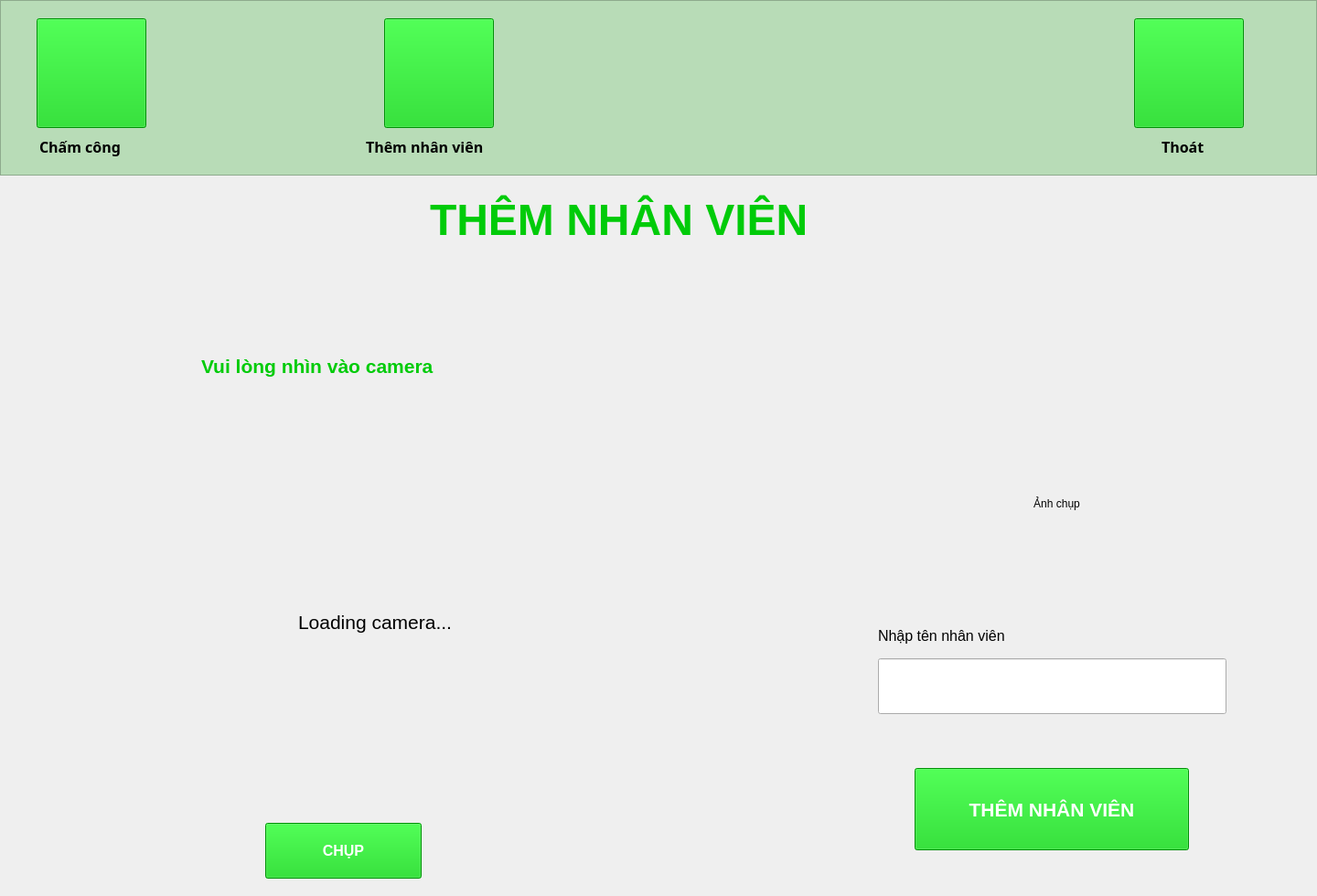
<?xml version="1.0" encoding="UTF-8"?>
<ui version="4.0">
 <class>AddPeople</class>
 <widget class="QMainWindow" name="AddPeople">
  <property name="geometry">
   <rect>
    <x>0</x>
    <y>0</y>
    <width>1440</width>
    <height>980</height>
   </rect>
  </property>
  <property name="windowTitle">
   <string>MainWindow</string>
  </property>
  <widget class="QWidget" name="centralwidget">
   <widget class="QFrame" name="frame">
    <property name="geometry">
     <rect>
      <x>0</x>
      <y>0</y>
      <width>1440</width>
      <height>192</height>
     </rect>
    </property>
    <property name="styleSheet">
     <string notr="true">background-color:rgb(184, 220, 183)</string>
    </property>
    <property name="frameShape">
     <enum>QFrame::StyledPanel</enum>
    </property>
    <property name="frameShadow">
     <enum>QFrame::Raised</enum>
    </property>
    <widget class="QToolButton" name="switchCheck">
     <property name="geometry">
      <rect>
       <x>40</x>
       <y>20</y>
       <width>120</width>
       <height>120</height>
      </rect>
     </property>
     <property name="cursor">
      <cursorShape>PointingHandCursor</cursorShape>
     </property>
     <property name="styleSheet">
      <string notr="true">background-color:rgb(0, 203, 9)</string>
     </property>
     <property name="text">
      <string/>
     </property>
     <property name="icon">
      <iconset>
       <normaloff>img/verified-user.png</normaloff>img/verified-user.png</iconset>
     </property>
     <property name="iconSize">
      <size>
       <width>80</width>
       <height>80</height>
      </size>
     </property>
    </widget>
    <widget class="QToolButton" name="toolButton_2">
     <property name="geometry">
      <rect>
       <x>420</x>
       <y>20</y>
       <width>120</width>
       <height>120</height>
      </rect>
     </property>
     <property name="cursor">
      <cursorShape>PointingHandCursor</cursorShape>
     </property>
     <property name="styleSheet">
      <string notr="true">background-color:rgb(0, 203, 9)</string>
     </property>
     <property name="text">
      <string/>
     </property>
     <property name="icon">
      <iconset>
       <normaloff>img/add-user.png</normaloff>img/add-user.png</iconset>
     </property>
     <property name="iconSize">
      <size>
       <width>80</width>
       <height>80</height>
      </size>
     </property>
    </widget>
    <widget class="QToolButton" name="exit">
     <property name="geometry">
      <rect>
       <x>1240</x>
       <y>20</y>
       <width>120</width>
       <height>120</height>
      </rect>
     </property>
     <property name="cursor">
      <cursorShape>PointingHandCursor</cursorShape>
     </property>
     <property name="styleSheet">
      <string notr="true">background-color:rgb(0, 203, 9)</string>
     </property>
     <property name="text">
      <string/>
     </property>
     <property name="icon">
      <iconset>
       <normaloff>img/sign-out-option.png</normaloff>img/sign-out-option.png</iconset>
     </property>
     <property name="iconSize">
      <size>
       <width>80</width>
       <height>80</height>
      </size>
     </property>
    </widget>
    <widget class="QLabel" name="label">
     <property name="geometry">
      <rect>
       <x>43</x>
       <y>150</y>
       <width>121</width>
       <height>21</height>
      </rect>
     </property>
     <property name="font">
      <font>
       <family>Rockwell</family>
       <pointsize>12</pointsize>
       <weight>75</weight>
       <bold>true</bold>
      </font>
     </property>
     <property name="text">
      <string>Chấm công</string>
     </property>
    </widget>
    <widget class="QLabel" name="label_2">
     <property name="geometry">
      <rect>
       <x>400</x>
       <y>150</y>
       <width>171</width>
       <height>21</height>
      </rect>
     </property>
     <property name="font">
      <font>
       <family>Rockwell</family>
       <pointsize>12</pointsize>
       <weight>75</weight>
       <bold>true</bold>
      </font>
     </property>
     <property name="text">
      <string>Thêm nhân viên</string>
     </property>
    </widget>
    <widget class="QLabel" name="label_3">
     <property name="geometry">
      <rect>
       <x>1270</x>
       <y>150</y>
       <width>61</width>
       <height>21</height>
      </rect>
     </property>
     <property name="font">
      <font>
       <family>Rockwell</family>
       <pointsize>12</pointsize>
       <weight>75</weight>
       <bold>true</bold>
      </font>
     </property>
     <property name="text">
      <string>Thoát</string>
     </property>
    </widget>
   </widget>
   <widget class="QLabel" name="label_4">
    <property name="geometry">
     <rect>
      <x>470</x>
      <y>180</y>
      <width>561</width>
      <height>121</height>
     </rect>
    </property>
    <property name="font">
     <font>
      <pointsize>36</pointsize>
      <weight>75</weight>
      <bold>true</bold>
     </font>
    </property>
    <property name="styleSheet">
     <string notr="true">color:rgb(0, 203, 9)</string>
    </property>
    <property name="text">
     <string>THÊM NHÂN VIÊN</string>
    </property>
   </widget>
   <widget class="QLabel" name="label_5">
    <property name="geometry">
     <rect>
      <x>220</x>
      <y>370</y>
      <width>351</width>
      <height>61</height>
     </rect>
    </property>
    <property name="font">
     <font>
      <pointsize>16</pointsize>
      <weight>75</weight>
      <bold>true</bold>
     </font>
    </property>
    <property name="styleSheet">
     <string notr="true">color:rgb(0, 203, 9)</string>
    </property>
    <property name="text">
     <string>Vui lòng nhìn vào camera</string>
    </property>
   </widget>
   <widget class="QLabel" name="loadCam">
    <property name="geometry">
     <rect>
      <x>90</x>
      <y>470</y>
      <width>640</width>
      <height>421</height>
     </rect>
    </property>
    <property name="font">
     <font>
      <pointsize>16</pointsize>
     </font>
    </property>
    <property name="text">
     <string>Loading camera...</string>
    </property>
    <property name="alignment">
     <set>Qt::AlignCenter</set>
    </property>
   </widget>
   <widget class="QPushButton" name="btnAdd">
    <property name="geometry">
     <rect>
      <x>1000</x>
      <y>840</y>
      <width>300</width>
      <height>90</height>
     </rect>
    </property>
    <property name="font">
     <font>
      <pointsize>16</pointsize>
      <weight>75</weight>
      <bold>true</bold>
     </font>
    </property>
    <property name="cursor">
     <cursorShape>PointingHandCursor</cursorShape>
    </property>
    <property name="styleSheet">
     <string notr="true">background-color:rgb(0, 203, 9);
color:rgb(255, 255, 255)</string>
    </property>
    <property name="text">
     <string>THÊM NHÂN VIÊN</string>
    </property>
   </widget>
   <widget class="QLabel" name="imgCapture">
    <property name="geometry">
     <rect>
      <x>960</x>
      <y>440</y>
      <width>391</width>
      <height>221</height>
     </rect>
    </property>
    <property name="text">
     <string>Ảnh chụp</string>
    </property>
    <property name="alignment">
     <set>Qt::AlignCenter</set>
    </property>
   </widget>
   <widget class="QLabel" name="label_7">
    <property name="geometry">
     <rect>
      <x>960</x>
      <y>680</y>
      <width>181</width>
      <height>31</height>
     </rect>
    </property>
    <property name="font">
     <font>
      <pointsize>12</pointsize>
     </font>
    </property>
    <property name="text">
     <string>Nhập tên nhân viên</string>
    </property>
   </widget>
   <widget class="QPushButton" name="btnCapture">
    <property name="geometry">
     <rect>
      <x>290</x>
      <y>900</y>
      <width>171</width>
      <height>61</height>
     </rect>
    </property>
    <property name="font">
     <font>
      <pointsize>12</pointsize>
      <weight>75</weight>
      <bold>true</bold>
     </font>
    </property>
    <property name="cursor">
     <cursorShape>PointingHandCursor</cursorShape>
    </property>
    <property name="styleSheet">
     <string notr="true">background-color:rgb(0, 203, 9);
color: rgb(255, 255, 255)</string>
    </property>
    <property name="text">
     <string>CHỤP</string>
    </property>
   </widget>
   <widget class="QLineEdit" name="enterName">
    <property name="geometry">
     <rect>
      <x>960</x>
      <y>720</y>
      <width>381</width>
      <height>61</height>
     </rect>
    </property>
    <property name="font">
     <font>
      <pointsize>12</pointsize>
     </font>
    </property>
   </widget>
   <widget class="QLabel" name="addStatus">
    <property name="geometry">
     <rect>
      <x>1040</x>
      <y>330</y>
      <width>261</width>
      <height>41</height>
     </rect>
    </property>
    <property name="font">
     <font>
      <pointsize>18</pointsize>
     </font>
    </property>
    <property name="text">
     <string/>
    </property>
   </widget>
  </widget>
 </widget>
 <resources/>
 <connections/>
</ui>
